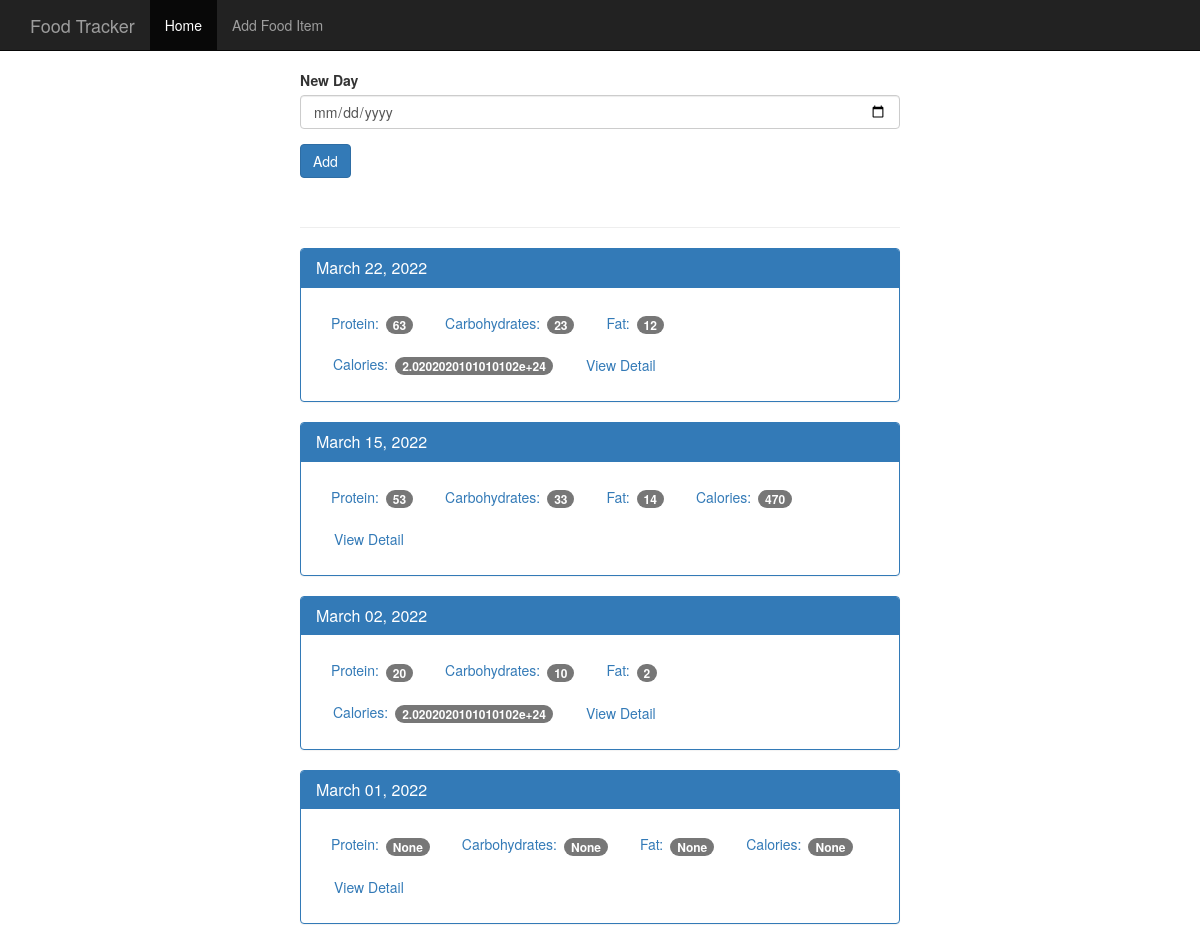
The page / on the database its author committed.
### tables this page shows
CREATE TABLE log_date(
    id integer primary key autoincrement,
    entry_date date not null
);

### app.py (the view)
@app.route('/', methods=['POST', 'GET'])
def index():
    db = get_db()
    if request.method == 'POST':
        date = request.form['date']  # assuming the date is in YYYY-MM-DD format
        dt = datetime.strptime(date, '%Y-%m-%d')
        database_date = datetime.strftime(dt, '%Y%m%d')
        db.execute('insert into log_date (entry_date) values (?)', [database_date])
        db.commit()
    cur = db.execute('select log_date.entry_date, sum(food.protein) as protein, '
                     'sum(food.carbohydrates) as carbohydrates, sum(food.fat) as fat, sum(food.calories) as calories '
                     'from log_date '
                     'left join food_date on food_date.log_date_id = log_date.id '
                     'left join food on food.id = food_date.food_id '
                     'group by log_date.id order by log_date.entry_date desc')
    results = cur.fetchall()
    date_results = []
    for i in results:
        single_date = {}
        single_date['entry_date'] = i['entry_date']
        single_date['protein'] = i['protein']
        single_date['carbohydrates'] = i['carbohydrates']
        single_date['fat'] = i['fat']
        single_date['calories'] = i['calories']
        d = datetime.strptime(str(i['entry_date']), '%Y%m%d')
        single_date['pretty_date'] = datetime.strftime(d, '%B %d, %Y')
        date_results.append(single_date)
    return render_template('home.html', results=date_results)

### database.py (called while the page is built)
def connect_db():
    sql = sqlite3.connect('food_log.db')  # database root
    sql.row_factory = sqlite3.Row
    return sql

def get_db():
    if not hasattr(g, 'sqlite3'):
        g.sqlite_db = connect_db()
    return g.sqlite_db

### templates/home.html
{% extends "base.html" %}
{% block body %}
<nav class="navbar navbar-inverse navbar-fixed-top">
      <div class="container">
        <div class="navbar-header">
          <a class="navbar-brand" href="{{ url_for('index') }}">Food Tracker</a>
        </div>
        <div id="navbar" class="navbar-collapse collapse">
          <ul class="nav navbar-nav">
            <li class="active"><a href="{{ url_for('index') }}">Home</a></li>
            <li><a href="{{ url_for('food') }}">Add Food Item</a></li>
          </ul>
        </div>
      </div>
    </nav>
    <div class="container theme-showcase col-sm-6 col-sm-offset-3" role="main">
      <div class="row">
        <div>
          <form method="POST" action="/">
            <div class="form-group">
              <label for="new-day">New Day</label>
              <input type="date" class="form-control" id="new-day" name="date">
            </div>
            <button type="submit" class="btn btn-primary">Add</button>
          </form>
          <div class="page-header"></div>
          {% for r in results %}
          <div class="panel panel-primary">
            <div class="panel-heading">
              <h3 class="panel-title">{{r.pretty_date}}</h3>
            </div>
            <div class="panel-body">
              <ul class="nav nav-pills" role="tablist">
                <li><a>Protein: <span class="badge">{{r.protein}}</span></a></li>
                <li><a>Carbohydrates: <span class="badge">{{r.carbohydrates}}</span></a></li>
                <li><a>Fat: <span class="badge">{{r.fat}}</span></a></li>
                <li><a>Calories: <span class="badge">{{r.calories}}</span></a></li>
                <li><a href="{{ url_for('view', date=r.entry_date) }}" type="button" class="btn btn-link">View Detail</a></li>
              </ul>
            </div>
          </div>
          {% endfor %}
        </div>
      </div>
    </div>
{% endblock %}

### static/theme.css (style rules this page uses)
body { padding-top: 70px; padding-bottom: 30px; }

### rows shown on the page
log_date: pretty_date "March 22, 2022", protein "63", carbohydrates "23", fat "12", calories "2.0202020101010102e+24"
log_date: pretty_date "March 15, 2022", protein "53", carbohydrates "33", fat "14", calories "470"
log_date: pretty_date "March 02, 2022", protein "20", carbohydrates "10", fat "2", calories "2.0202020101010102e+24"
log_date: pretty_date "March 01, 2022", protein "None", carbohydrates "None", fat "None", calories "None"
